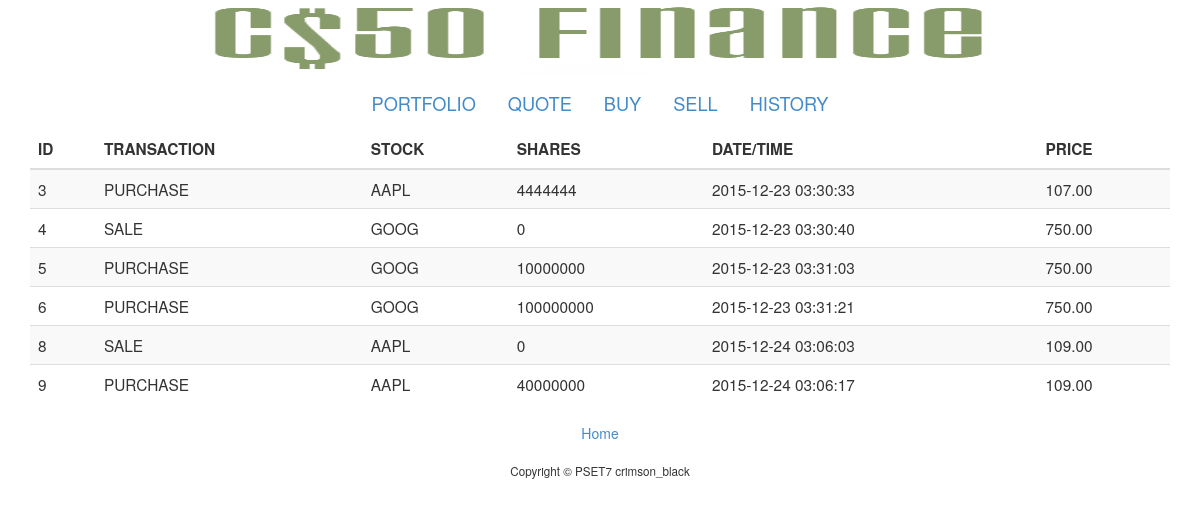
The app's page /pset7/public/history.php (signed in) with its own data.
### tables this page shows
CREATE TABLE `history` (
  `transaction_id` int(11) NOT NULL AUTO_INCREMENT,
  `user_id` int(11) NOT NULL,
  `transaction` enum('PURCHASE','SALE') NOT NULL,
  `stock` varchar(255) NOT NULL,
  `shares` int(11) NOT NULL,
  `time` timestamp NOT NULL DEFAULT CURRENT_TIMESTAMP ON UPDATE CURRENT_TIMESTAMP,
  `price` decimal(10,0) unsigned NOT NULL DEFAULT '0',
  PRIMARY KEY (`transaction_id`)
);

### pset7/templates/history_table.php (the view)
<table class="table table-striped" style="font-size:110%; text-align:left;">
	<thead>
		<tr>
			<th>ID</th>
			<th>TRANSACTION</th>
			<th>STOCK</th>
			<th>SHARES</th>
			<th>DATE/TIME</th>
			<th>PRICE</th>
		</tr>
	</thead>
<?php if(isset($data)): ?>
	<tbody>
		<?php foreach($data as $transaction): ?>
			<tr>
				<td><?= $transaction["transaction_id"] ?></td>
				<td><?= $transaction["transaction"] ?></td>
				<td><?= $transaction["stock"] ?></td>
				<td><?= $transaction["shares"] ?></td>
				<td><?= $transaction["time"] ?></td>
				<td><?= number_format($transaction["price"],2,".",",") ?></td>
			</tr>
		<?php endforeach ?>
	</tbody>
<?php endif ?>
</table>
<div>
	<a href="index.php">Home</a>
</div>

### pset7/public/history.php (shortened to what this page needs)
<?php
	$user_history = query("SELECT * FROM history WHERE user_id=?", $_SESSION["id"]);
	if($user_history != NULL)
	{
		render("history_table.php", ["data" => $user_history]);
	}
	else
	{
		render("history_table.php");
	}
?>

### pset7/includes/functions.php (shortened to what this page needs)
<?php
    function query()
    {
        $sql = func_get_arg(0);
        $parameters = array_slice(func_get_args(), 1);
        static $handle;
        if (!isset($handle))
        {
            try
            {
                $handle = new PDO("mysql:dbname=" . DATABASE . ";host=" . SERVER, USERNAME, PASSWORD);
                $handle->setAttribute(PDO::ATTR_EMULATE_PREPARES, false);
            }
            catch (Exception $e)
            {
                trigger_error($e->getMessage(), E_USER_ERROR);
                exit;
            }
        }
        $statement = $handle->prepare($sql);
        $results = $statement->execute($parameters);
        if ($results !== false)
        {
            return $statement->fetchAll(PDO::FETCH_ASSOC);
        }
        else
        {
            return false;
        }
    }
    function render($template, $values = [])
    {
        if (file_exists("../templates/$template"))
        {
            extract($values);
            require("../templates/header.php");
            require("../templates/$template");
            require("../templates/footer.php");
        }
        else
        {
            trigger_error("Invalid template: $template", E_USER_ERROR);
        }
    }
?>

### pset7/templates/header.php (shortened to what this page needs)
<!DOCTYPE html>
<html>
    <head>
        <link href="/css/bootstrap.min.css" rel="stylesheet"/>
        <link href="/css/bootstrap-theme.min.css" rel="stylesheet"/>
        <link href="/css/styles.css" rel="stylesheet"/>
    </head>
    <body>
        <div class="container">
            <div id="top">
                <a href="/"><img alt="C$50 Finance" src="/img/logo.png" width="800" height="80"/></a>
            </div>
            <div id="middle">
                <?php if($_SERVER['PHP_SELF'] != '/login.php' && $_SERVER['PHP_SELF'] != '/register.php'): ?>
                    <div style="display: inline-block; font-size:130%;">
                        <ul class="nav nav-pills">
                            <li><a href="index.php">PORTFOLIO</a></li>
                            <li><a href="quote.php">QUOTE</a></li>
                            <li><a href="buy.php">BUY</a></li>
                            <li><a href="sell.php">SELL</a></li>
                            <li><a href="history.php">HISTORY</a></li>
                        </ul>
                    </div>
                    <?php endif ?>

### pset7/templates/footer.php
            </div>
            <div id="bottom">
                Copyright &#169; PSET7 crimson_black
            </div>
        </div>
    </body>
</html>

### pset7/public/css/styles.css (style rules this page uses)
.container { margin-left: auto; margin-right: auto; text-align: center; }
#bottom { font-size: smaller; margin: 20px; }

### records on screen
history: transaction_id "3", transaction "PURCHASE", stock "AAPL", shares "4444444", time "2015-12-23 03:30:33", price "107.00"
history: transaction_id "4", transaction "SALE", stock "GOOG", shares "0", time "2015-12-23 03:30:40", price "750.00"
history: transaction_id "5", transaction "PURCHASE", stock "GOOG", shares "10000000", time "2015-12-23 03:31:03", price "750.00"
history: transaction_id "6", transaction "PURCHASE", stock "GOOG", shares "100000000", time "2015-12-23 03:31:21", price "750.00"
history: transaction_id "8", transaction "SALE", stock "AAPL", shares "0", time "2015-12-24 03:06:03", price "109.00"
history: transaction_id "9", transaction "PURCHASE", stock "AAPL", shares "40000000", time "2015-12-24 03:06:17", price "109.00"
